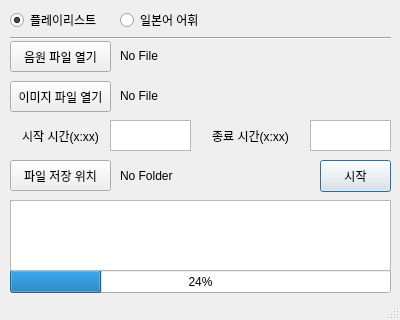
<?xml version="1.0" encoding="UTF-8"?>
<ui version="4.0">
 <class>MainWindow</class>
 <widget class="QMainWindow" name="MainWindow">
  <property name="geometry">
   <rect>
    <x>0</x>
    <y>0</y>
    <width>400</width>
    <height>320</height>
   </rect>
  </property>
  <property name="minimumSize">
   <size>
    <width>400</width>
    <height>320</height>
   </size>
  </property>
  <property name="maximumSize">
   <size>
    <width>400</width>
    <height>320</height>
   </size>
  </property>
  <property name="windowTitle">
   <string>Yonhwa Video Editor</string>
  </property>
  <widget class="QWidget" name="centralwidget">
   <widget class="QProgressBar" name="progressBar">
    <property name="geometry">
     <rect>
      <x>10</x>
      <y>270</y>
      <width>381</width>
      <height>23</height>
     </rect>
    </property>
    <property name="value">
     <number>24</number>
    </property>
   </widget>
   <widget class="QRadioButton" name="rPlaylist">
    <property name="geometry">
     <rect>
      <x>10</x>
      <y>10</y>
      <width>99</width>
      <height>20</height>
     </rect>
    </property>
    <property name="text">
     <string>플레이리스트</string>
    </property>
    <property name="checked">
     <bool>true</bool>
    </property>
   </widget>
   <widget class="QRadioButton" name="rJapanese">
    <property name="geometry">
     <rect>
      <x>120</x>
      <y>10</y>
      <width>99</width>
      <height>20</height>
     </rect>
    </property>
    <property name="text">
     <string>일본어 어휘</string>
    </property>
   </widget>
   <widget class="Line" name="hr">
    <property name="geometry">
     <rect>
      <x>10</x>
      <y>30</y>
      <width>381</width>
      <height>16</height>
     </rect>
    </property>
    <property name="orientation">
     <enum>Qt::Orientation::Horizontal</enum>
    </property>
   </widget>
   <widget class="QPushButton" name="bStart">
    <property name="geometry">
     <rect>
      <x>320</x>
      <y>160</y>
      <width>71</width>
      <height>32</height>
     </rect>
    </property>
    <property name="text">
     <string>시작</string>
    </property>
    <property name="checkable">
     <bool>false</bool>
    </property>
    <property name="autoDefault">
     <bool>false</bool>
    </property>
    <property name="default">
     <bool>true</bool>
    </property>
   </widget>
   <widget class="QPushButton" name="bOpenMusic">
    <property name="geometry">
     <rect>
      <x>10</x>
      <y>41</y>
      <width>101</width>
      <height>31</height>
     </rect>
    </property>
    <property name="text">
     <string>음원 파일 열기</string>
    </property>
   </widget>
   <widget class="QPushButton" name="bOpenImage">
    <property name="geometry">
     <rect>
      <x>10</x>
      <y>81</y>
      <width>101</width>
      <height>31</height>
     </rect>
    </property>
    <property name="text">
     <string>이미지 파일 열기</string>
    </property>
   </widget>
   <widget class="QLabel" name="lMusicPath">
    <property name="geometry">
     <rect>
      <x>120</x>
      <y>40</y>
      <width>271</width>
      <height>31</height>
     </rect>
    </property>
    <property name="text">
     <string>No File</string>
    </property>
   </widget>
   <widget class="QLabel" name="lImagePath">
    <property name="geometry">
     <rect>
      <x>120</x>
      <y>80</y>
      <width>271</width>
      <height>31</height>
     </rect>
    </property>
    <property name="text">
     <string>No File</string>
    </property>
   </widget>
   <widget class="QLabel" name="lStartTime">
    <property name="geometry">
     <rect>
      <x>10</x>
      <y>120</y>
      <width>101</width>
      <height>31</height>
     </rect>
    </property>
    <property name="text">
     <string>시작 시간(x:xx)</string>
    </property>
    <property name="alignment">
     <set>Qt::AlignmentFlag::AlignCenter</set>
    </property>
   </widget>
   <widget class="QLabel" name="lEndTime">
    <property name="geometry">
     <rect>
      <x>200</x>
      <y>120</y>
      <width>101</width>
      <height>31</height>
     </rect>
    </property>
    <property name="text">
     <string>종료 시간(x:xx)</string>
    </property>
    <property name="alignment">
     <set>Qt::AlignmentFlag::AlignCenter</set>
    </property>
   </widget>
   <widget class="QPlainTextEdit" name="tStartTime">
    <property name="geometry">
     <rect>
      <x>110</x>
      <y>120</y>
      <width>81</width>
      <height>31</height>
     </rect>
    </property>
   </widget>
   <widget class="QPlainTextEdit" name="tEndTime">
    <property name="geometry">
     <rect>
      <x>310</x>
      <y>120</y>
      <width>81</width>
      <height>31</height>
     </rect>
    </property>
   </widget>
   <widget class="QPlainTextEdit" name="tLog">
    <property name="geometry">
     <rect>
      <x>10</x>
      <y>200</y>
      <width>381</width>
      <height>71</height>
     </rect>
    </property>
    <property name="readOnly">
     <bool>true</bool>
    </property>
   </widget>
   <widget class="QPushButton" name="bOpenSaveDest">
    <property name="geometry">
     <rect>
      <x>10</x>
      <y>160</y>
      <width>101</width>
      <height>31</height>
     </rect>
    </property>
    <property name="text">
     <string>파일 저장 위치</string>
    </property>
   </widget>
   <widget class="QLabel" name="lSavePath">
    <property name="geometry">
     <rect>
      <x>120</x>
      <y>160</y>
      <width>191</width>
      <height>31</height>
     </rect>
    </property>
    <property name="text">
     <string>No Folder</string>
    </property>
   </widget>
  </widget>
  <widget class="QStatusBar" name="statusbar"/>
 </widget>
 <resources/>
 <connections>
  <connection>
   <sender>bOpenMusic</sender>
   <signal>clicked()</signal>
   <receiver>MainWindow</receiver>
   <slot>open_bgm_dialog()</slot>
   <hints>
    <hint type="sourcelabel">
     <x>89</x>
     <y>60</y>
    </hint>
    <hint type="destinationlabel">
     <x>89</x>
     <y>163</y>
    </hint>
   </hints>
  </connection>
  <connection>
   <sender>bOpenImage</sender>
   <signal>clicked()</signal>
   <receiver>MainWindow</receiver>
   <slot>open_img_dialog()</slot>
   <hints>
    <hint type="sourcelabel">
     <x>57</x>
     <y>94</y>
    </hint>
    <hint type="destinationlabel">
     <x>56</x>
     <y>169</y>
    </hint>
   </hints>
  </connection>
  <connection>
   <sender>bStart</sender>
   <signal>clicked()</signal>
   <receiver>MainWindow</receiver>
   <slot>start_encoding()</slot>
   <hints>
    <hint type="sourcelabel">
     <x>348</x>
     <y>175</y>
    </hint>
    <hint type="destinationlabel">
     <x>283</x>
     <y>176</y>
    </hint>
   </hints>
  </connection>
  <connection>
   <sender>bOpenSaveDest</sender>
   <signal>clicked()</signal>
   <receiver>MainWindow</receiver>
   <slot>open_save_dialog()</slot>
   <hints>
    <hint type="sourcelabel">
     <x>67</x>
     <y>177</y>
    </hint>
    <hint type="destinationlabel">
     <x>64</x>
     <y>197</y>
    </hint>
   </hints>
  </connection>
 </connections>
 <slots>
  <slot>open_bgm_dialog()</slot>
  <slot>open_img_dialog()</slot>
  <slot>start_encoding()</slot>
  <slot>open_save_dialog()</slot>
 </slots>
</ui>
